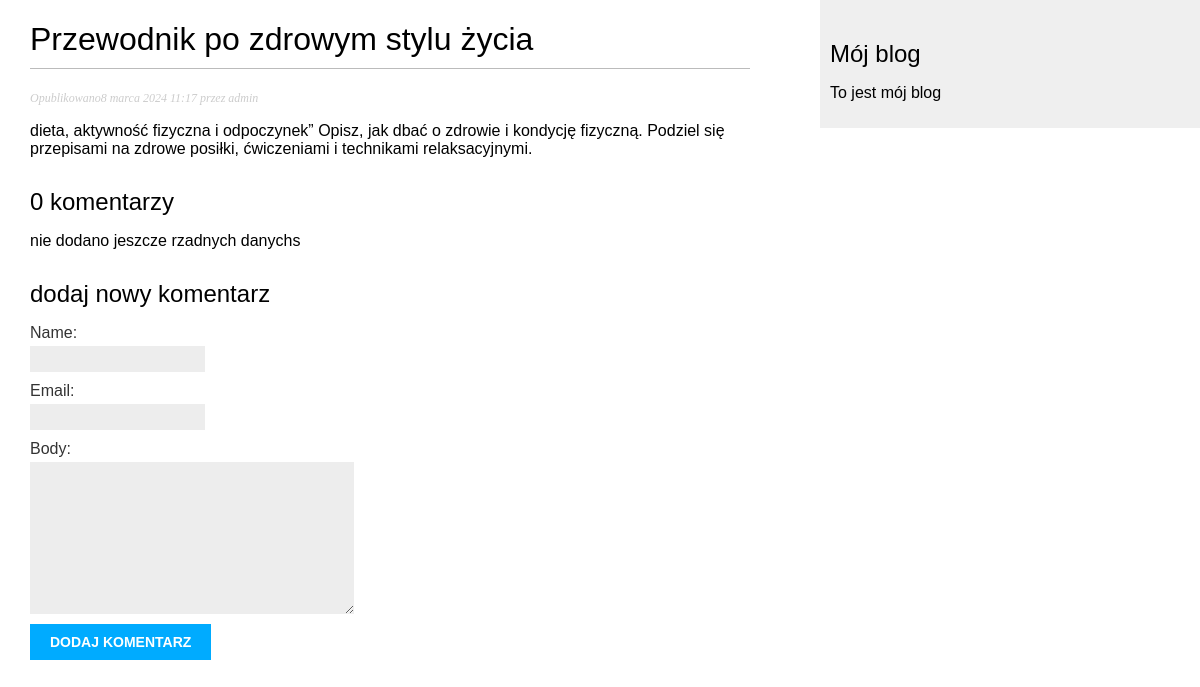
Page /blog/2024/3/8/posty3/ on the committed database.
### blog/models.py (models this page shows, shortened)
class Post(models.Model):
    objects = models.Manager()
    published = PublishedManager()
    title = models.CharField(max_length=250)
    body = models.TextField()
    publish = models.DateTimeField(default=timezone.now)
    created = models.DateTimeField(auto_now_add=True)
    updated = models.DateTimeField(auto_now=True)
    STATUS_CHOICES = (
        ('draft', 'Draft'),
        ('published', 'Opublikowany')
    )
    status = models.CharField(max_length=10, choices=STATUS_CHOICES,
                              default='draft')
    slug = models.SlugField(max_length=250, unique_for_date='publish')
    author = models.ForeignKey(User, on_delete=models.CASCADE, related_name='blog_posts')
    class Meta:
        ordering = ('-publish',)

### blog/views.py (the view)
# urls.py: path('<int:year>/<int:month>/<int:day>/<slug:slug>/', views.post_detail, name='post_detail')
def post_detail(request, year, month, day, slug):
    post = get_object_or_404(Post, slug=slug, status="published", publish__year=year, publish__month=month, publish__day=day)
    coments = post.comments.filter(active=True)
    if request.method == "POST":
        comment_form = CommentForm(request.POST)
        if comment_form.is_valid():
            comment = comment_form.save(commit=False)
            comment.post = post
            comment.save()
    coment_form = CommentForm()
    return render(request, 'blog/post/detal.html', {"post": post, "coments": coments,"coment_form":coment_form})

### blog/forms.py
class CommentForm(forms.ModelForm):
    class Meta:
        model = Comment
        fields = ['name', 'email','body']

### blog/templates/blog/post/detal.html (shortened to what this page needs)
{% extends "blog/base.html" %}
{% block  content %}
   <h1>{{ post.title}}</h1>
    <p class="date">
    Opublikowano{{ post.publish }} przez {{ post.author }}
    </p>
    {{ post.body|linebreaks }}
    <h2>
    {{ coments.count }} komentarz{{ coments.count|pluralize:"y" }}
    </h2>
    {% for coment in coments %}
        <div>
            <p class="info">
                Komentarz{{ forloop.counter }} dodany pszez {{ coment.email }}{{ coment.created }}
            </p>
            {{ coment.body|linebreaks }}
    	</div>
        {% empty %}
        <p>nie dodano jeszcze rzadnych danychs</p>
    {% endfor %}
    <h2>dodaj nowy komentarz</h2>
    <form action="" method="post">
        {{ coment_form.as_p }}
        <p><input type="submit" value="dodaj Komentarz"></p>
    </form>
{% endblock %}

### blog/static/css/blog.css (style rules this page uses)
body { margin:0; padding:0; font-family:helvetica, sans-serif; }
h1 { font-weight:normal; border-bottom:1px solid #bbb; padding:0 0 10px 0; }
h2 { font-weight:normal; margin:30px 0 0; }
p.date { color:#ccc; font-family: georgia, serif; font-size: 12px; font-style: italic; }
label { float:left; clear:both; color:#333; margin-bottom:4px; }
input, textarea { clear:both; float:left; margin:0 0 10px; background:#ededed; border:0; padding:6px 10px; font-size:12px; }
input[type=submit] { font-weight:bold; background:#00abff; color:#fff; padding:10px 20px; font-size:14px; text-transform:uppercase; }

### rows in the picture
Post: title "Przewodnik po zdrowym stylu życia", publish "8 marca 2024 11:17", author "admin", body "dieta, aktywność fizyczna i odpoczynek” Opisz, jak dbać o zdrowie i kondycję fizyczną. Podziel się przepisami na zdrowe posiłki, ćwiczeniami i technikami relaksacyjnymi."

### other values in the picture
{{ coments.count }} "0"
